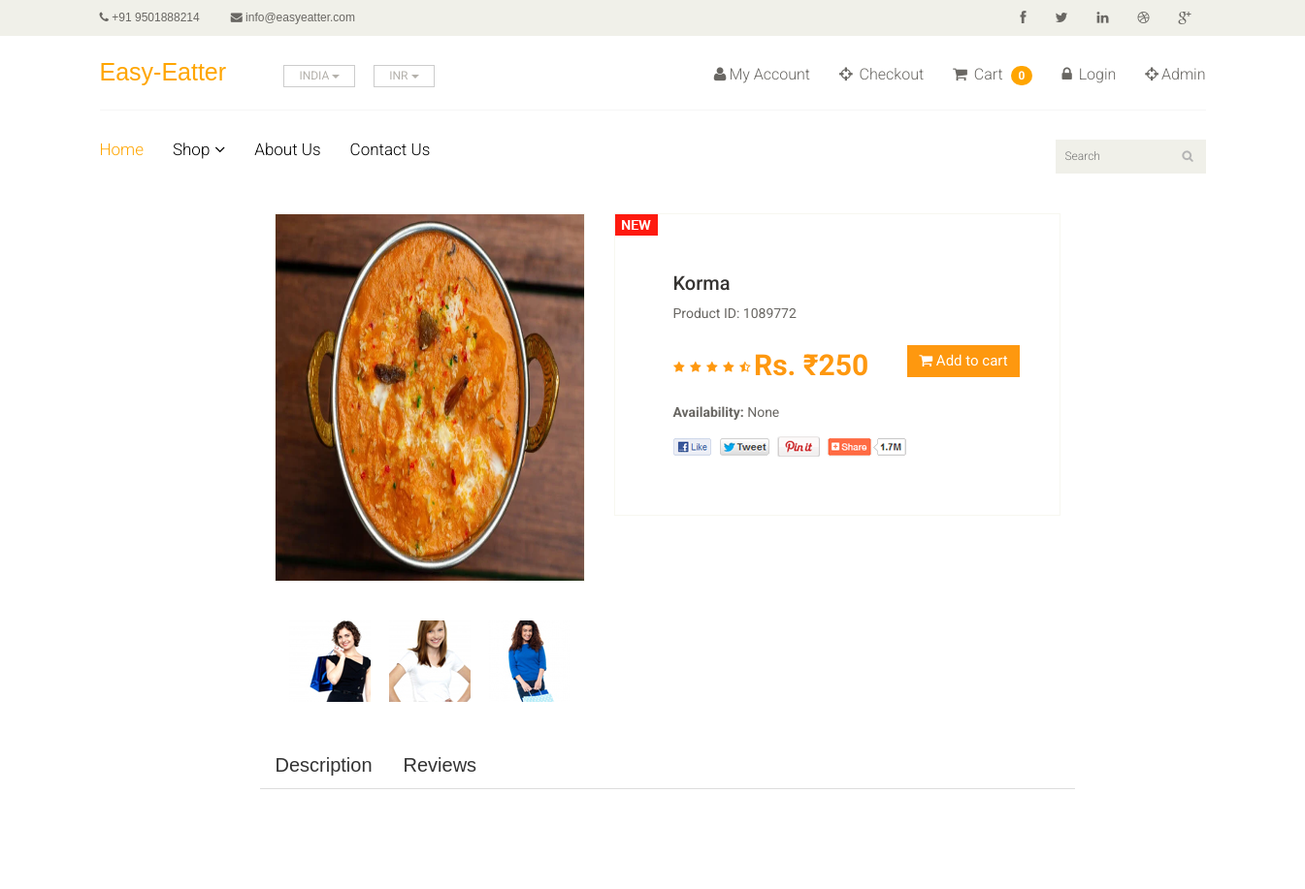
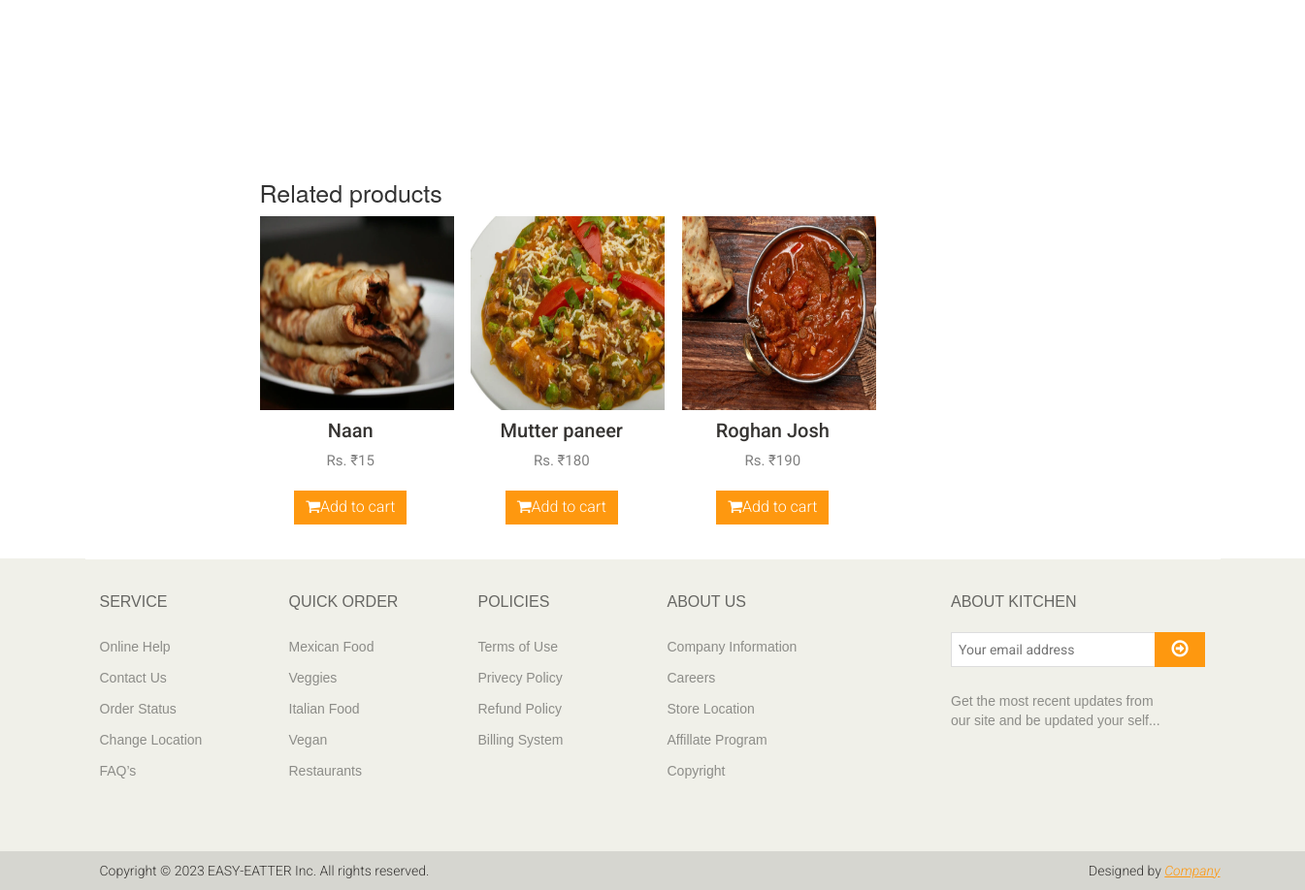
Page /product/6 on the committed database (2 pictures, top to bottom).
### app/models.py (models this page shows, shortened)
class Products(models.Model):
    Availability = (('Item is available','Item is available'),('Item is not available','Item is not available'))
    category = models.ForeignKey(Category,on_delete=models.CASCADE,null=True,blank=True)
    sub_category = models.ForeignKey(Sub_Category,on_delete=models.CASCADE,null=True,blank=True)
    name = models.CharField(max_length=100)
    image = models.ImageField(upload_to='cloud/pimg')
    price = models.IntegerField()
    Availability = models.CharField(choices=Availability,null=True,max_length=100)
    date = models.DateField(auto_now_add=True)
    detail_description = models.TextField(blank=True, null=True, verbose_name="Detail Description")

### ck1/views.py (the view)
# urls.py: path('product/<str:id>',views.Product_Detail,name = 'product_detail'),
def Product_Detail(request,id):
    products = Products.objects.filter(id = id).first()
    related_products = Products.objects.exclude(id=products.id).filter(category=products.category)
    context = {
               'products' : products,
               'related_products': related_products,
    }
    return render(request,'product_detail.html',context)

### templates/product_detail.html (shortened to what this page needs)
{% extends 'master.html' %}
{% block body %}
<section>
    <div class="container" style="position: relative; left: 150px;">
        <div class="row">
            <div class="col-sm-3">
                </div>
            </div>
            <div class="col-sm-9 padding-right">
                <div class="product-details">
                    <div class="col-sm-5">
                        <div class="view-product">
                            <img src="/{{products.image}}" alt="" />
                        </div>
                        <div id="similar-product" class="carousel slide" data-ride="carousel">
                                <div class="carousel-inner">
                                    <div class="item active">
                                      <a href=""><img src="images/product-details/similar1.jpg" alt=""></a>
                                      <a href=""><img src="images/product-details/similar2.jpg" alt=""></a>
                                      <a href=""><img src="images/product-details/similar3.jpg" alt=""></a>
                                    </div>
                                </div>
                        </div>
                    </div>
                    <div class="col-sm-7">
                        <div class="product-information">
                            <img src="images/product-details/new.jpg" class="newarrival" alt=""/>
                            <h2>{{products.name}}</h2>
                            <p>Product ID: 1089772</p>
                            <img src="images/product-details/rating.png" alt="" />
                            <span>
                                <span>Rs. ₹{{products.price}}</span>
                               <a href="{% url 'cart_add' products.id %}" type="submit" class="btn btn-fefault cart">
                                    <i class="fa fa-shopping-cart"></i>
                                    Add to cart
                               </a>
                            </span>
                            <p><b>Availability:</b> {{products.Availability}}</p>
                            <a href=""><img src="images/product-details/share.png" class="share img-responsive"  alt="" /></a>
                        </div>
                    </div>
                </div>
                <ul class="nav nav-tabs" id="myTab" role="tablist">
                    <li class="nav-item"><a class="nav-link active" id="description-tab" data-toggle="tab" href="#description" role="tab" aria-controls="description" aria-selected="true" style="font-size: 20px; font-family: Arial, Helvetica, sans-serif; color: #333333;">Description</a></li>
                    <li class="nav-item"><a class="nav-link" id="reviews-tab"  data-toggle="tab" href="#reviews" role="tab" aria-controls="reviews" aria-selected="false" style="font-size: 20px;font-family: Arial, Helvetica, sans-serif; color: #333333;">Reviews</a></li>
                  </ul>
                  <div class="tab-content mb-5" id="myTabContent">
                  </div><br><br><br><br>
                  <h2 class="h5 text-uppercase mb-4" style="font-size: 25px; font-style: bold;">Related products</h2>
                  <div class="row">
                    {% if related_products %}
                      {% for rp in related_products %}
                        <div class="col-lg-3 col-sm-6">
                          <div class="product text-center skel-loader">
                            <div class="d-block mb-3 position-relative">
                              <a class="d-block" href="">
                                {% if rp.image %}
                                  <img class="img-fluid w-100" src="{{rp.image.url}}" alt="{{rp.title}}" width="200px" height="200px">
                                {% else %}
                                <img class="img-fluid w-100" src="" alt="{{rp.title}}">
                                {% endif %}
                              </a>
                              <div class="product-overlay">
                                <ul class="mb-0 list-inline">
                                 <a href="{% url 'cart_add' products.id %}" class="btn btn-default get"  style="position: relative; top: 260px; right: 15px;" type="button"><li class="fa fa-shopping-cart"></li>Add to cart</a>
                                </ul>
                              </div>
                            </div>
                            <h6> <a class="reset-anchor" href="" style="color: #363432; font-size: 20px;">{{rp.name}}</a></h6>
                            <p class="small text-muted" style="font-size: 15px; color: grey;">Rs. ₹{{rp.price}}</p>
                          </div>
                        </div>
                      {% endfor %}
                    {% endif %}
                  </div>
            </div>
        </div>
    </div><br><br><br><br>
</section>
{% endblock %}

### static/css/main.css (style rules this page uses)
body { font-family: 'Roboto', sans-serif; background:; position: relative; font-weight:400px; }
ul li { list-style: none; }
a { -webkit-transition: 300ms; -moz-transition: 300ms; -o-transition: 300ms; transition: 300ms; }
h1, h2, h3, h4, h5, h6 { font-family: 'Roboto', sans-serif; }
.item { padding-left: 100px; }
.get { background: #FE980F; border: 0 none; border-radius: 0; color: #FFFFFF; font-family: 'Roboto', sans-serif; font-size: 16px; font-weight: 300; margin-top: 23px; }
.padding-right { padding-right: 0; }
.product-overlay { background:#FE980F; top: 0; display: none; height: 0; position: absolute; transition: height 500ms ease 0s; width: 100%; display: block; opacity:; }
.nav-tabs li a { border: 1px solid rgba(0, 0, 0, 0); border-radius: 4px 4px 0 0; line-height: 1.42857; margin-right:0; }
.product-details { overflow:hidden; }
#similar-product { margin-top: 40px; }
.product-details { margin-bottom: 40px; overflow: hidden; margin-top: 10px; }
.view-product { position: relative; }
.view-product img { border: 1px solid #F7F7F0; height: 380px; width: 100%; }
#similar-product .carousel-inner .item { padding-left:0px; }
#similar-product .carousel-inner .item img { display: inline-block; margin-left: 15px; }
.product-information { border: 1px solid #F7F7F0; overflow: hidden; padding-bottom: 60px; padding-left: 60px; padding-top: 60px; position: relative; }
.newarrival { position:absolute; top:0; left:0 }
.product-information h2 { color: #363432; font-family: 'Roboto', sans-serif; font-size: 20px; margin-top: 0; }
.product-information p { color: #696763; font-family: 'Roboto', sans-serif; margin-bottom: 5px; }
.product-information span { display: inline-block; margin-bottom: 8px; margin-top: 18px; }
.product-information span span { color: #FE980F; float: left; font-family: 'Roboto', sans-serif; font-size: 30px; font-weight: 700; margin-right: 20px; margin-top: 0px; }
.share { margin-top: 15px; }
.cart { background: #FE980F; border: 0 none; border-radius: 0; color: #FFFFFF; font-family: 'Roboto', sans-serif; font-size: 15px; margin-bottom: 10px; margin-left: 20px; }

### templates/product_detail.html (style rules this page uses)
* { margin: 0; padding: 0; }

### rows in the picture
Products: image (picture), name "Korma", price "250", Availability "None"
Products: image (picture), name "Naan", price "15"
Products: image (picture), name "Mutter paneer", price "180"
Products: image (picture), name "Roghan Josh", price "190"

### other values in the picture
{{ request.session.cart|length }} "0"
